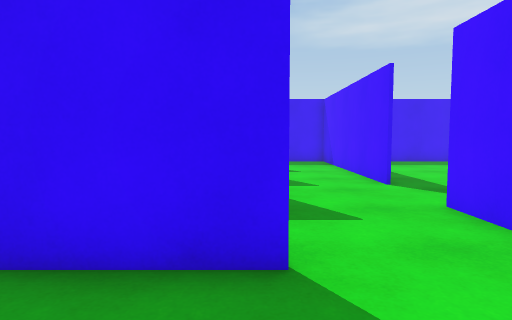
View 1 (above)

17 first-person views from a walk through a Unity game level. The camera is 1.2 m above the floor, tilts 4° down and sees 75° across. The floor is counted in squares, 1 m on a side. Each view is taken from the middle of a square. On the plan, view 1 faces up. The plan holds only what a view shows up to about 14 squares ahead; the rest is blank. The place goes on beyond the plan. Surface patterns are stand-ins for the level's own textures.

View 2
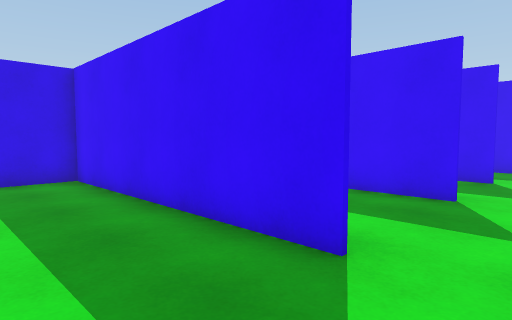

View 3
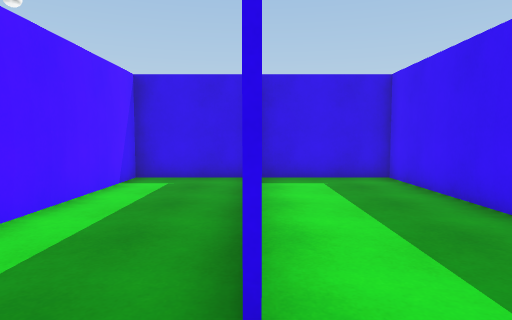

View 4
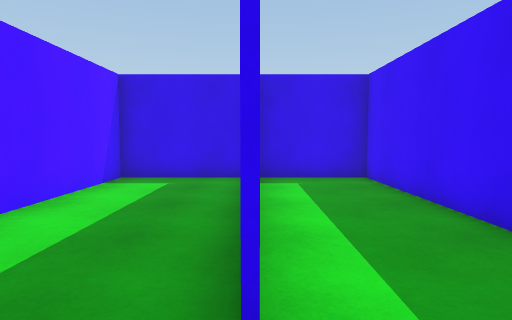

View 5
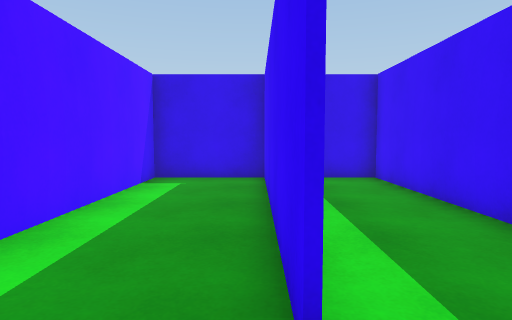

View 6
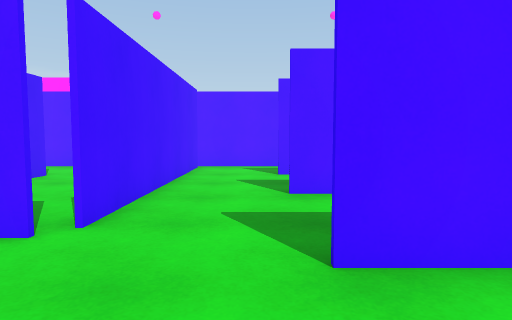

View 7
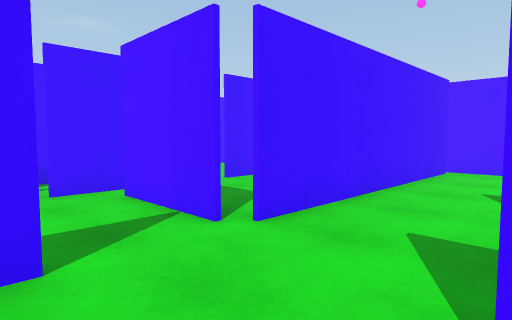

View 8
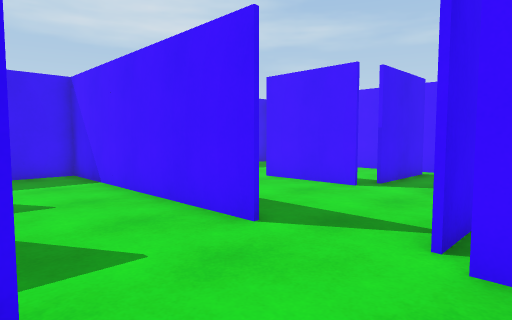

View 9
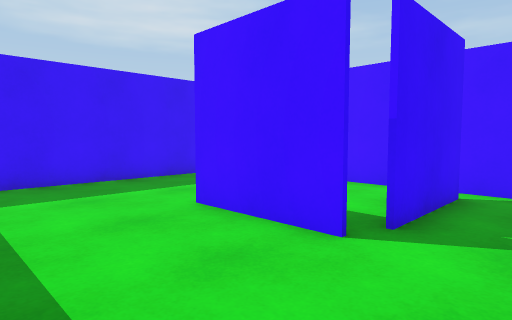

View 10
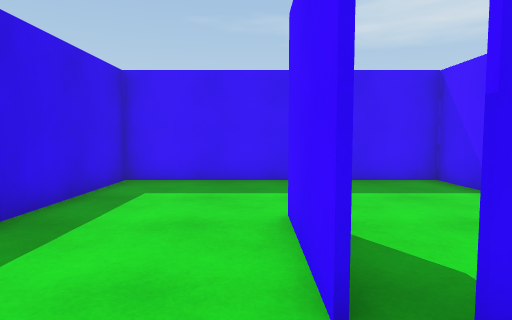

View 11
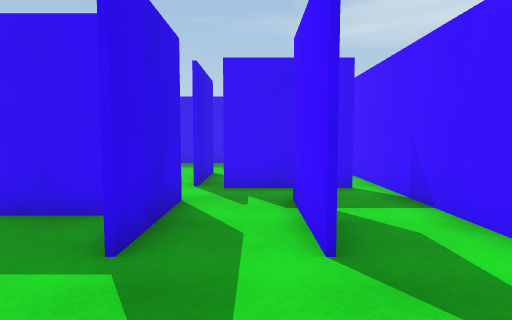

View 12
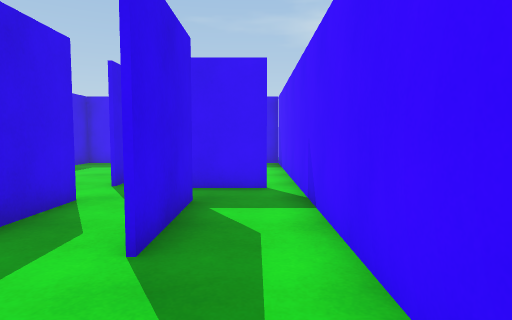

View 13
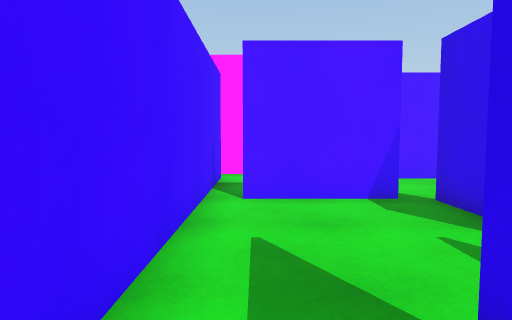

View 14
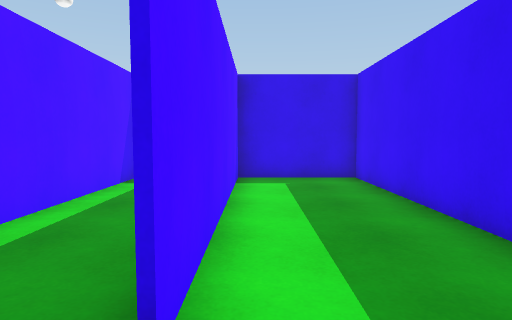

View 15
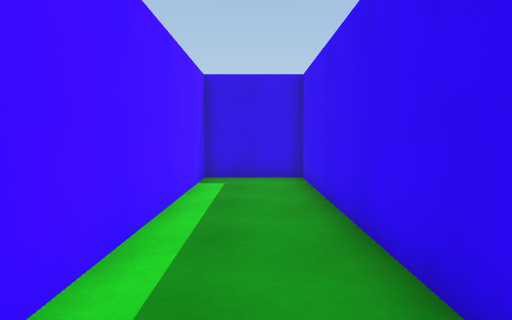

View 16
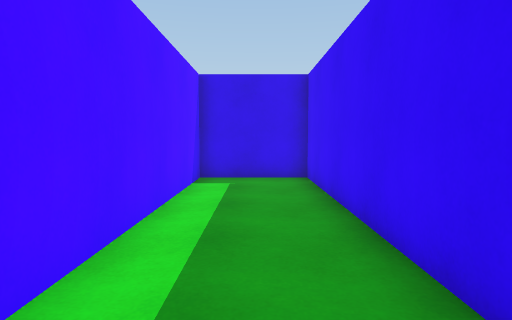

View 17
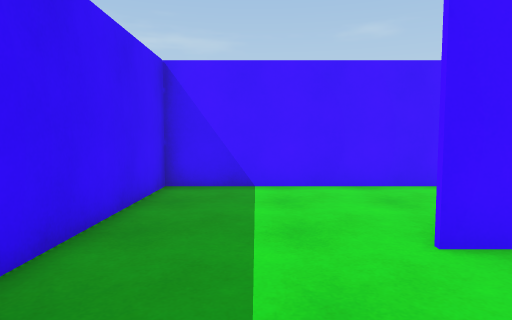

### Floor plan
Points are (right, up) in squares from view 1. A wall is a line through its corners. A room is listed if a view was taken in it or the views show most of it. See-through windows are left out.
Room 1 (views 1, 2, 3, 14)
walls: (0.4, 2.9) (-7.8, 2.9); (3.3, -0.4) (3.3, 3.6); (-7.8, -0.5) (0.4, -0.5); (-7.8, 3) (-7.8, -1)
ways out: opening at (1.5, 3) to room 2; opening at (1.5, -1) to room 5
Room 2 (views 4, 5, 6, 7, 8)
walls: (0.4, 6.9) (-7.8, 6.9); (-0.6, 3) (0.4, 3); (0.4, 10.3) (-7.8, 10.3); (3.3, 8.2) (3.3, 10.4); (3.3, 3.6) (3.3, 5.8); (-7.8, 7) (0.4, 7); (-7.8, 10) (-7.8, 3) (-3, 3)
ways out: opening at (1.5, 3) to room 1; opening at (3, 7.5) to room 3; opening at (1.5, 10) to room 6
Room 3 (views 9, 10, 17)
walls: (7.6, 12.1) (7.6, 9); (7.5, 9) (7.5, 12.1); (3.4, 16.2) (3.4, 11.6); (12, 9) (12, 16.2) (3.1, 16.2); (7.5, 5.8) (7.5, 7.4); (3.6, 6.1) (6.8, 6.1)
ways out: opening at (3, 7.5) to room 2; opening at (8, 8) to room 4; gap at (11, 9) to room 4
Room 4 (views 11, 12, 13)
walls: (9.7, 4.2) (9.7, 7.4); (9.8, 7.4) (9.8, 4.2); (7.6, 1.1) (7.6, -0.4); (7.6, 7.4) (7.6, 4.2); (8.1, -0.5) (11.2, -0.5); (11.4, 8.7) (8.2, 8.7); (12, -3.6) (12, 9)
ways out: opening at (8, 8) to room 3; gap at (11, 9) to room 3
Room 5 (view 15)
walls: (0.4, -0.6) (-7.8, -0.6); (3.3, -3.1) (3.3, -0.4); (-7.8, -1) (-7.8, -3.5) (3.5, -3.5)
ways out: opening at (1.5, -1) to room 1
Room 6 (view 16)
walls: (0.2, 13.5) (-7.8, 13.5) (-7.8, 10); (-7.8, 10.4) (0, 10.4); (3.3, 10.4) (3.3, 13.4)
ways out: opening at (1.5, 10) to room 2; opening at (1.5, 14)

Where each view was taken, in squares from view 1:
view 1: 0 up, 0 right, facing up
view 2: 0 up, 2 right, facing up-left
view 3: 3 up, 2 right, facing left
view 4: 7 up, 2 right, facing left
view 5: 10 up, 2 right, facing left
view 6: 10 up, 1 right, facing down
view 7: 9 up, 0 right, facing down-right
view 8: 5 up, 0 right, facing up-right
view 9: 7 up, 4 right, facing up-right
view 10: 7 up, 7 right, facing up
view 11: 1 up, 9 right, facing up
view 12: 1 up, 11 right, facing up
view 13: 6 up, 11 right, facing down
view 14: 0 up, 2 right, facing left
view 15: 2 down, 2 right, facing left
view 16: 12 up, 2 right, facing left
view 17: 14 up, 4 right, facing right
